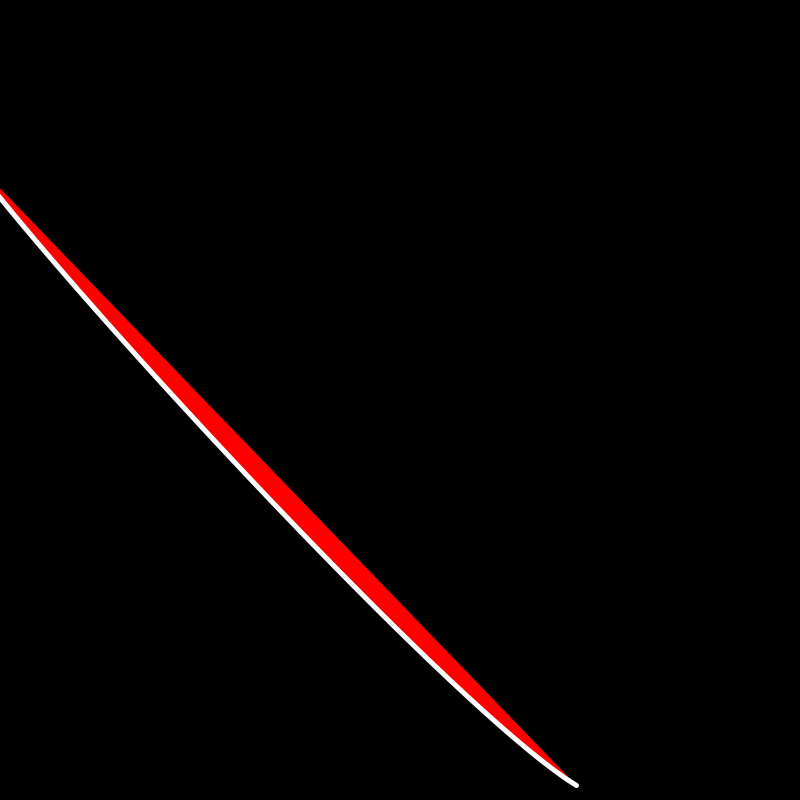
Frame 1 (no input)
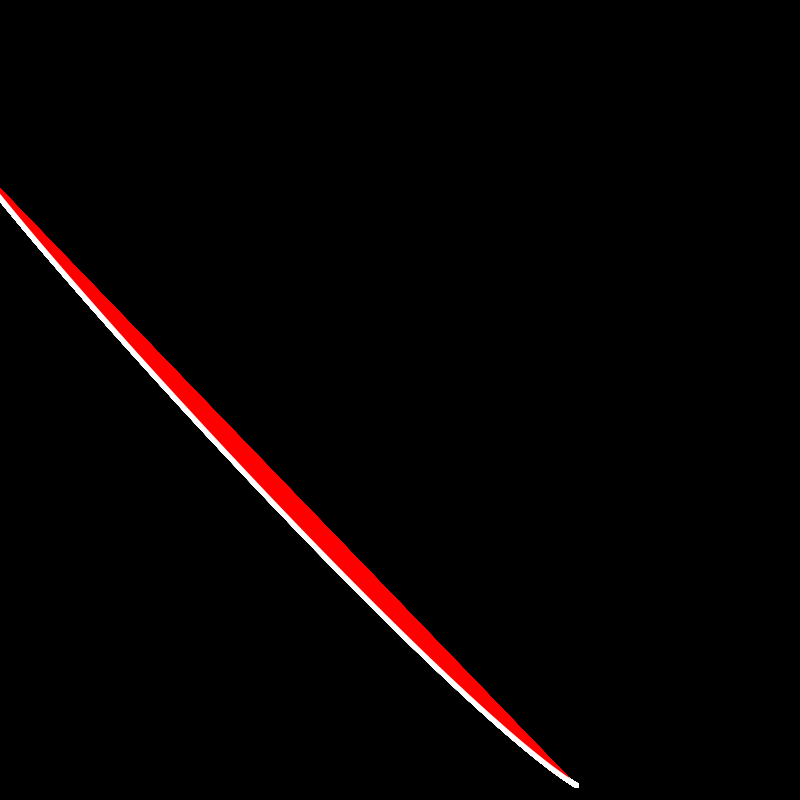
Frame 60 (the mouse pressed at the canvas centre just before this capture)
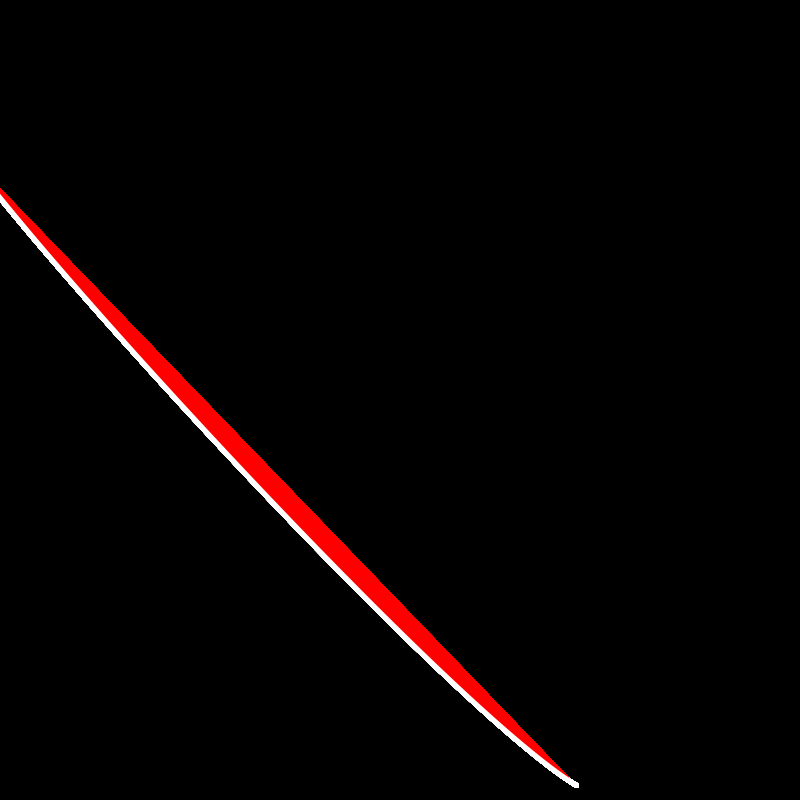
Frame 120 (the mouse held since frame 60 and released just before this capture)

The Processing sketch that drew these frames (run headless with seeded random() and noise(); from frame 60 on, the mouse is pressed at the canvas centre):

// Processing sketch: InClasss_Shaun_Week2
// ── InClasss_Shaun_Week2.pde
void setup() {
  size(800, 800);

  fill(255, 0, 0);
  background(0);
  strokeWeight(5);
  stroke(255);
}

void draw() {
  curve(50, 50, -37, 150, 576, 785, 700, 600);
  //beginShape();
  //vertex(10, 10);
  //vertex (100, 50);
  //vertex(125, 200);
  //vertex(15, 210);


  //endShape(CLOSE);
}
